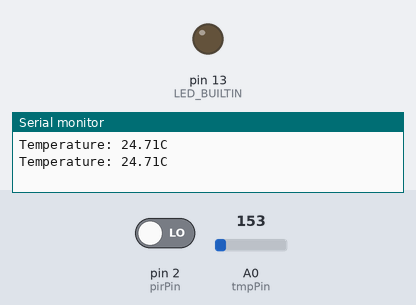
The sketch below on a simulated Arduino Uno, built with avr-gcc and run on an emulated ATmega328P. On the bench: output pins drawn as LEDs (lit = HIGH), the last lines printed to the serial monitor. The test bench sets the inputs (shaded band); at power-on: pin 2 (pirPin) LOW, A0 (tmpPin) = 153.

Above: at 1.8 s.
1.9 s: pin 2 (pirPin) driven HIGH
At 3.1 s:
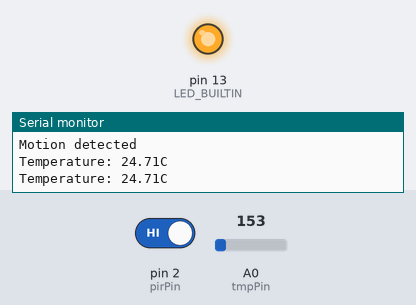
3.4 s: pin 2 (pirPin) driven LOW
At 4.3 s:
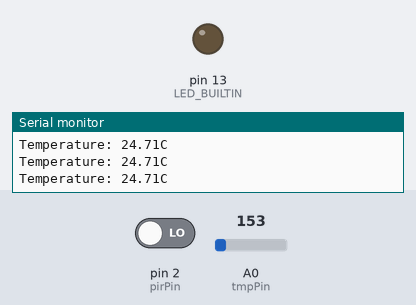
Timing chart, 0 to 6.4 s (numbered marks = the images above; inputs shaded):
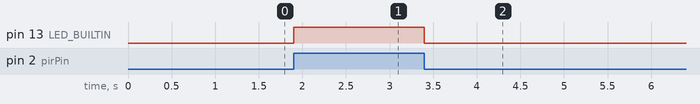

Measured:
- after the input at 1.9 s, pin 13 (LED_BUILTIN): LOW → HIGH at once
- after the input at 3.4 s, pin 13 (LED_BUILTIN): HIGH → LOW at once

The sketch:

code.ino
```cpp
// Define the input pins for the sensors
int pirPin = 2;
int tmpPin = A0;

void setup() {
  // Set the pin mode of the built-in LED to output
  pinMode(LED_BUILTIN, OUTPUT);

  // Set the pin mode of the PIR sensor input to input
  pinMode(pirPin, INPUT);

  // Attach an interrupt to the PIR sensor input
  attachInterrupt(digitalPinToInterrupt(pirPin), motionDetected, CHANGE);

  // Start the serial communication at a baud rate of 9600
  Serial.begin(9600);
}

// Function to handle motion detected interrupt
void motionDetected() {
  // Read the state of the PIR sensor
  int pirState = digitalRead(pirPin);


  // If motion is detected, turn on the built-in LED
  if (pirState == HIGH) {
    digitalWrite(LED_BUILTIN, HIGH);
    Serial.println("Motion detected");
  } else {
    // If no motion is detected, turn off the built-in LED
    digitalWrite(LED_BUILTIN, LOW);
  }
}

void loop() {
  // Read the state of the TMP36 temperature sensor
  int tmpReading = analogRead(tmpPin);

  // Convert the analog reading to voltage
  float voltage = tmpReading * 5.0 / 1024.0;

  // Convert the voltage to temperature in degrees Celsius
  float temperature = (voltage - 0.5) * 100;

  // Print the temperature to the serial monitor
  Serial.print("Temperature: ");
  Serial.print(temperature);
  Serial.println("C");

  // Wait for a short time before taking the next reading
  delay(1000);
}
```
